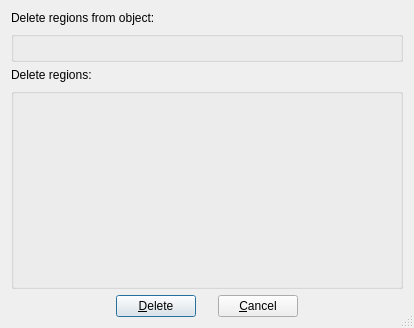
<?xml version="1.0" encoding="UTF-8"?>
<ui version="4.0">
 <class>Delete_regions_dialog_base</class>
 <widget class="QDialog" name="Delete_regions_dialog_base">
  <property name="geometry">
   <rect>
    <x>0</x>
    <y>0</y>
    <width>414</width>
    <height>328</height>
   </rect>
  </property>
  <property name="windowTitle">
   <string>Delete Regions</string>
  </property>
  <property name="sizeGripEnabled">
   <bool>true</bool>
  </property>
  <layout class="QVBoxLayout">
   <property name="spacing">
    <number>6</number>
   </property>
   <property name="margin">
    <number>11</number>
   </property>
   <item>
    <widget class="QLabel" name="textLabel2">
     <property name="sizePolicy">
      <sizepolicy hsizetype="Preferred" vsizetype="Fixed">
       <horstretch>0</horstretch>
       <verstretch>0</verstretch>
      </sizepolicy>
     </property>
     <property name="text">
      <string>Delete regions from object:</string>
     </property>
     <property name="wordWrap">
      <bool>false</bool>
     </property>
    </widget>
   </item>
   <item>
    <layout class="QHBoxLayout">
     <property name="spacing">
      <number>6</number>
     </property>
     <property name="margin">
      <number>0</number>
     </property>
     <item>
      <widget class="QGroupBox" name="grid_selector_box_">
       <property name="sizePolicy">
        <sizepolicy hsizetype="Preferred" vsizetype="Fixed">
         <horstretch>0</horstretch>
         <verstretch>0</verstretch>
        </sizepolicy>
       </property>
       <property name="title">
        <string/>
       </property>
      </widget>
     </item>
    </layout>
   </item>
   <item>
    <widget class="QLabel" name="textLabel3">
     <property name="sizePolicy">
      <sizepolicy hsizetype="Preferred" vsizetype="Fixed">
       <horstretch>0</horstretch>
       <verstretch>0</verstretch>
      </sizepolicy>
     </property>
     <property name="text">
      <string>Delete regions:</string>
     </property>
     <property name="wordWrap">
      <bool>false</bool>
     </property>
    </widget>
   </item>
   <item>
    <widget class="QGroupBox" name="regions_selector_box_">
     <property name="sizePolicy">
      <sizepolicy hsizetype="Expanding" vsizetype="Preferred">
       <horstretch>0</horstretch>
       <verstretch>0</verstretch>
      </sizepolicy>
     </property>
     <property name="title">
      <string/>
     </property>
    </widget>
   </item>
   <item>
    <layout class="QHBoxLayout">
     <property name="spacing">
      <number>6</number>
     </property>
     <property name="margin">
      <number>0</number>
     </property>
     <item>
      <spacer>
       <property name="orientation">
        <enum>Qt::Horizontal</enum>
       </property>
       <property name="sizeType">
        <enum>QSizePolicy::Expanding</enum>
       </property>
       <property name="sizeHint" stdset="0">
        <size>
         <width>42</width>
         <height>20</height>
        </size>
       </property>
      </spacer>
     </item>
     <item>
      <widget class="QPushButton" name="ok_button_">
       <property name="text">
        <string>&amp;Delete</string>
       </property>
      </widget>
     </item>
     <item>
      <spacer>
       <property name="orientation">
        <enum>Qt::Horizontal</enum>
       </property>
       <property name="sizeType">
        <enum>QSizePolicy::Fixed</enum>
       </property>
       <property name="sizeHint" stdset="0">
        <size>
         <width>16</width>
         <height>20</height>
        </size>
       </property>
      </spacer>
     </item>
     <item>
      <widget class="QPushButton" name="cancel_button_">
       <property name="text">
        <string>&amp;Cancel</string>
       </property>
      </widget>
     </item>
     <item>
      <spacer>
       <property name="orientation">
        <enum>Qt::Horizontal</enum>
       </property>
       <property name="sizeType">
        <enum>QSizePolicy::Expanding</enum>
       </property>
       <property name="sizeHint" stdset="0">
        <size>
         <width>42</width>
         <height>21</height>
        </size>
       </property>
      </spacer>
     </item>
    </layout>
   </item>
  </layout>
 </widget>
 <layoutdefault spacing="6" margin="11"/>
 <resources/>
 <connections/>
</ui>
